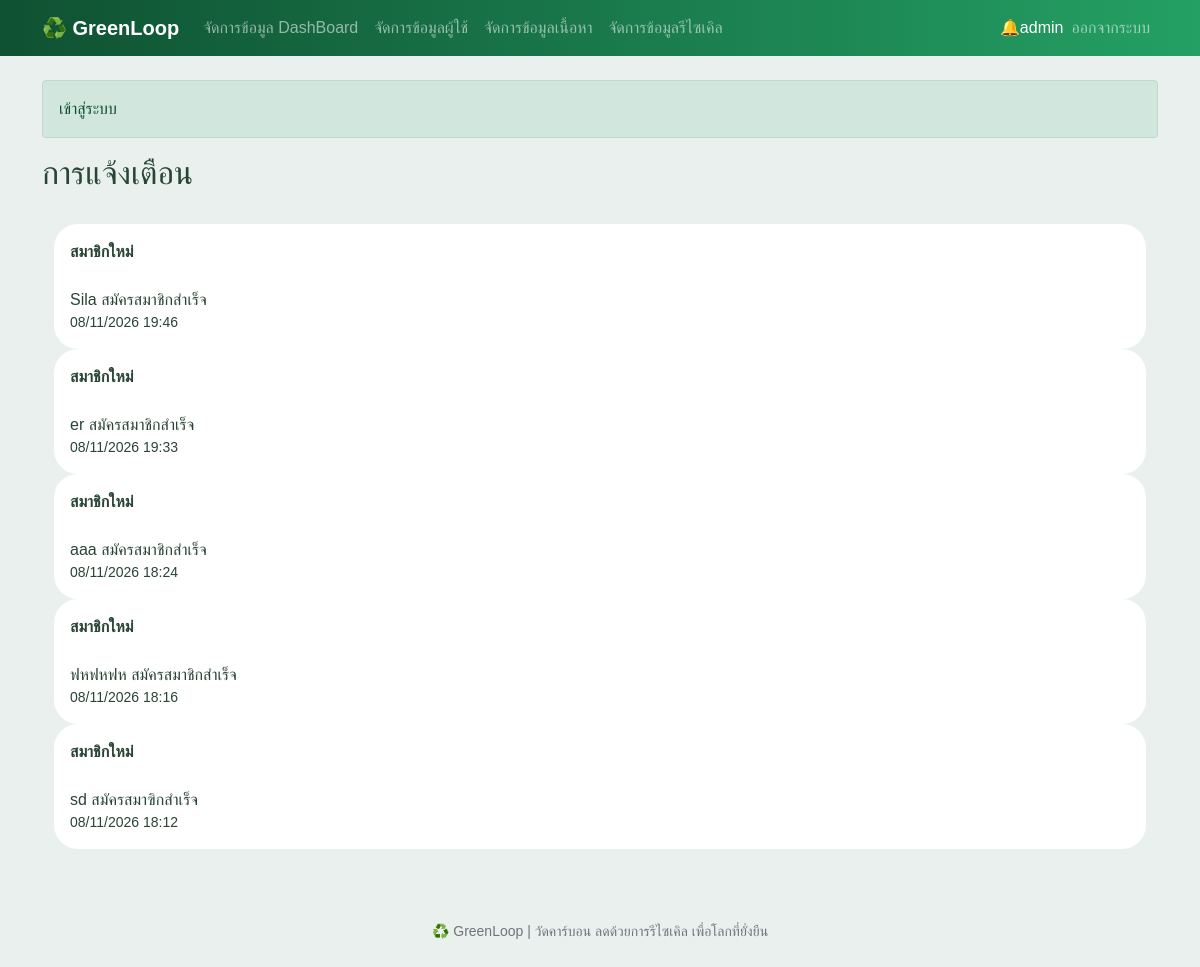
/admin/notification.php (signed in), run on the app's committed database.
### tables this page shows
CREATE TABLE `notifications` (
  `id` int(11) NOT NULL,
  `user_id` int(11) NOT NULL,
  `title` varchar(200) NOT NULL,
  `message` varchar(200) NOT NULL,
  `link` varchar(200) NOT NULL,
  `is_read` tinyint(4) NOT NULL,
  `created_at` datetime NOT NULL DEFAULT current_timestamp()
);

### init.php (called while the page is built, shortened)
<?php
function me(){
    return !empty($_SESSION['uid'])? ($_SESSION['user']?? null) : null;
}
function e($value){
    return htmlspecialchars((string) $value ,ENT_QUOTES , 'UTF-8');
}
require_once __DIR__. '/header.php';
?>

### controller/admin_notifications.php (called while the page is built, shortened)
<?php
require_once __DIR__ . '/../init.php';
$admin = me();
$adminId = (int) $admin['id'];
$db->query("UPDATE notifications SET is_read = 1 WHERE user_id = $adminId  AND title = 'สมาชิก' AND is_read = 0");
$rowNoti = $db->query("SELECT  title, message,  created_at FROM notifications WHERE user_id = $adminId  AND title = 'สมาชิกใหม่' ORDER BY id DESC")->fetch_all(MYSQLI_ASSOC);

### admin/notification.php (the view, shortened to what this page needs)
<?php
require_once __DIR__ . '/../controller/admin_notifications.php';
?>
<div class="container py-4">
    <?php foreach ($rowNoti as $r): ?>
        <div class="card card-body">
            <b><?= e($r['title'])?></b>
            <br>
            <?= e($r['message'])?>
            <br>
            <small><?= $r['created_at'] ? date('d/m/Y H:i', strtotime($r['created_at'])): ''?></small>
        </div>
    <?php endforeach; ?>
</div>

### assets/style.css (style rules this page uses)
:root { --green: #176b43; --deep-green: #0f5132; --soft-green: #e9f0ed; }
body { background: #e9f0ed; color: #294536; font-family: "Leelawadee UI", Tahoma, sans-serif; }
.card, .impact-card { border: 0; border-radius: 24px; box-shadow: 0, 3px 18px, rgba(15, 83, 49, 0.055); }

### data on the page
notifications: title "สมาชิกใหม่", message "Sila สมัครสมาชิกสำเร็จ", created_at "08/11/2026 19:46"
notifications: title "สมาชิกใหม่", message "er สมัครสมาชิกสำเร็จ", created_at "08/11/2026 19:33"
notifications: title "สมาชิกใหม่", message "aaa สมัครสมาชิกสำเร็จ", created_at "08/11/2026 18:24"
notifications: title "สมาชิกใหม่", message "ฟหฟหฟห สมัครสมาชิกสำเร็จ", created_at "08/11/2026 18:16"
notifications: title "สมาชิกใหม่", message "sd สมัครสมาฃิกสำเร็จ", created_at "08/11/2026 18:12"

### other printed values
$u['name'] "admin"
$_SESSION['flash'][0] "เข้าสู่ระบบ"
$title "การแจ้งเตือน"
